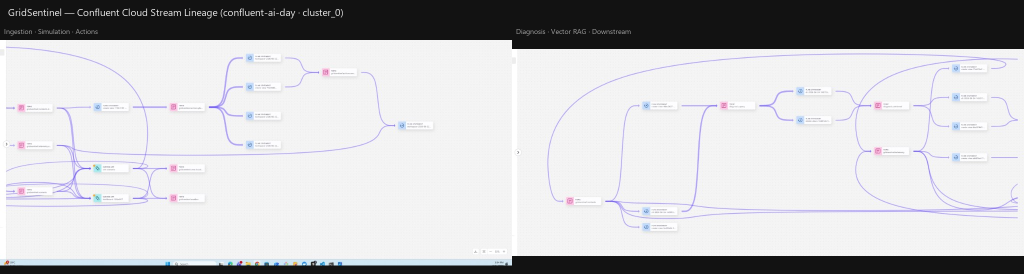
#> input picture docs/gridsentinel-lineage-panorama.png, 2048 x 547 px, given in place of window_images_image-28eb8e13-8d5b-44d9-b427-89a1a1fc98d2.png, which was not available (shown at 1/2 size); the run also reads 1 picture not shown here
$ python _enhance_lineage.py
#> lines starting #> are read from the running program, lines starting #| are printed output that depends on the picture; pictures that were not available may be replaced by others from this repository, and a replacement may not be noted
"""Enhance Confluent lineage screenshots: 2x upscale, sharpen, panorama + legend."""
from __future__ import annotations

from pathlib import Path

from PIL import Image, ImageDraw, ImageEnhance, ImageFilter, ImageFont

ASSETS = Path(
    r"C:\Users\ymittal\.cursor\projects"
    r"\c-Users-ymittal-OneDrive-Burns-McDonnell-Desktop-confluent-metrics\assets"
)
OUT = Path(__file__).resolve().parents[1] / "docs" / "gridsentinel-lineage-enhanced.png"

LEFT = ASSETS / (
    "c__Users_ymittal_AppData_Roaming_Cursor_User_workspaceStorage_empty-window_"
    "images_image-28eb8e13-8d5b-44d9-b427-89a1a1fc98d2.png"
)
RIGHT = ASSETS / (
    "c__Users_ymittal_AppData_Roaming_Cursor_User_workspaceStorage_empty-window_"
    "images_image-5edb4a69-fd01-4c62-a6ef-88f42adf4a61.png"
)

CROP_TOP = 118
SCALE = 2
BG = (14, 14, 16)


def _fonts() -> tuple[ImageFont.FreeTypeFont | ImageFont.ImageFont, ...]:
    try:
        return (
            ImageFont.truetype("segoeui.ttf", 22),
            ImageFont.truetype("segoeui.ttf", 15),
            ImageFont.truetype("segoeui.ttf", 13),
            ImageFont.truetype("segoeuib.ttf", 14),
        )
    except OSError:
        d = ImageFont.load_default()
        return d, d, d, d


def crop_graph(path: Path, bottom_trim: int) -> Image.Image:
#> called with bottom_trim = 6
    im = Image.open(path).convert("RGB")
#> im is the input picture: PIL image 2048x547 RGB; mean R, G, B 194.9, 194.9, 196.6
    w, h = im.size
#> w = 2048; h = 547
    return im.crop((0, CROP_TOP, w, h - bottom_trim))
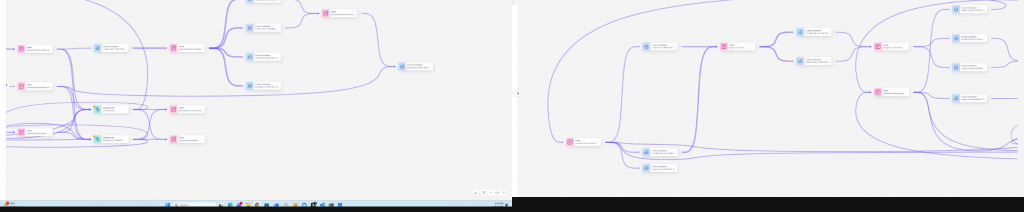
#> returned value: PIL image 2048x423 RGB (shown at 1/2 size); mean R, G, B 230.7, 230.7, 232.8


def enhance_panel(im: Image.Image) -> Image.Image:
    w, h = im.size
#> w = 2048; h = 423
    up = im.resize((w * SCALE, h * SCALE), Image.Resampling.LANCZOS)
    up = ImageEnhance.Contrast(up).enhance(1.12)
    up = ImageEnhance.Sharpness(up).enhance(1.35)
    return up.filter(ImageFilter.UnsharpMask(radius=1.2, percent=130, threshold=2))
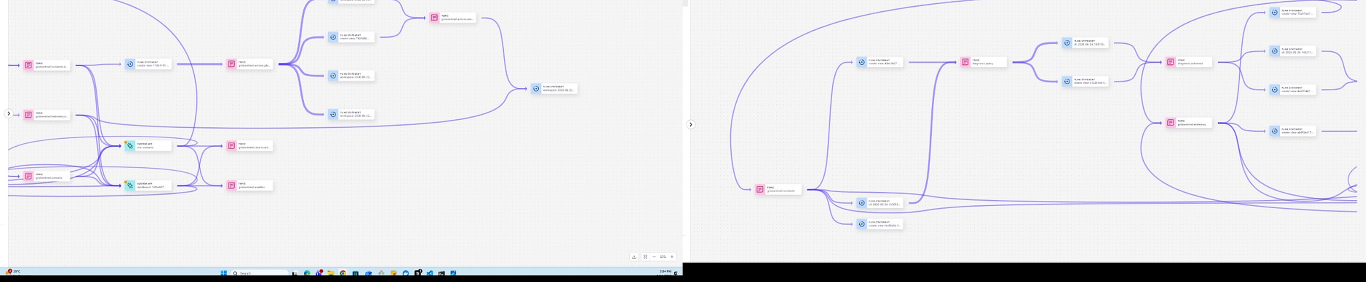
#> returned value: PIL image 4096x846 RGB (shown at 1/3 size); mean R, G, B 230.2, 230.2, 232.4


def draw_legend(draw: ImageDraw.ImageDraw, x: int, y: int, w: int, fonts) -> int:
    _, small, tiny, bold = fonts
    stages = [
        ("① Ingest", "telemetry · scenario · sim-scenario · dashboard"),
        ("② Score & route", "telemetry.enriched · incidents (warning/critical)"),
        ("③ RAG diagnose", "diagnosis_query → Atlas vector search → diagnosis_retrieved → Gemini"),
        ("④ Plan & act", "actions.planned → actions.executed · work_orders → MongoDB"),
        ("⑤ Verify", "incidents.resolved"),
    ]
    col_w = w // len(stages)
    for i, (title, detail) in enumerate(stages):
        cx = x + i * col_w + 10
        draw.text((cx, y), title, fill=(120, 180, 255), font=bold)
        draw.text((cx, y + 20), detail, fill=(190, 190, 190), font=tiny)
    return y + 52


def main() -> None:
    title_font, sub_font, tiny_font, _ = _fonts()

    left = enhance_panel(crop_graph(LEFT, 6))
    right = enhance_panel(crop_graph(RIGHT, 42))
#> call 2 of crop_graph, with bottom_trim = 42
#> in crop_graph (call 2), `return im.crop((0, CROP_TOP, w, h - bottom_trim))`:
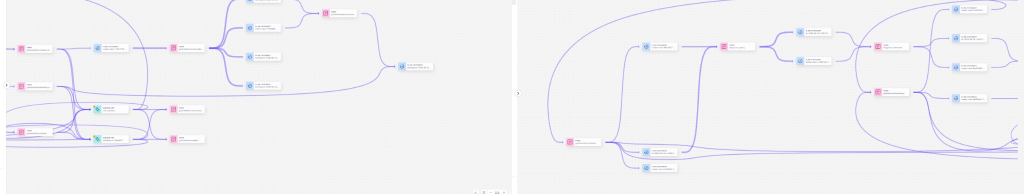
#> returned value: PIL image 2048x387 RGB (shown at 1/2 size); mean R, G, B 241.6, 241.2, 243.3

    panels = [left, right]
    labels = ["Ingestion · Simulation · Actions", "Diagnosis · Vector RAG · Downstream"]

    header_h = 52
    sub_h = 30
    legend_h = 78
    pad = 14
    max_h = max(p.height for p in panels)
#> max_h = 846
    graph_w = sum(p.width for p in panels)
#> graph_w = 8192
    total_w = graph_w + pad * 2
#> total_w = 8220
    total_h = header_h + sub_h + max_h + legend_h + pad * 2
#> total_h = 1034

    canvas = Image.new("RGB", (total_w, total_h), BG)
    draw = ImageDraw.Draw(canvas)

    draw.text(
        (pad, 12),
        "GridSentinel — Confluent Cloud Stream Lineage",
        fill=(245, 245, 245),
        font=title_font,
    )
    draw.text(
        (pad, 34),
        "confluent-ai-day · cluster_0  ·  end-to-end: telemetry → incidents → RAG diagnosis → actions → recovery",
        fill=(140, 140, 145),
        font=tiny_font,
    )

    y_graph = header_h + sub_h
    x = pad
    for panel, label in zip(panels, labels):
        draw.text((x, y_graph - 22), label, fill=(100, 160, 220), font=sub_font)
        y_off = y_graph + (max_h - panel.height) // 2
        canvas.paste(panel, (x, y_off))
        x += panel.width
#> this loop made 2 passes
#> (label, y_off, x) on passes 1 to 2: ('Ingestion · Simulation · Actions', 82, 4110), ('Diagnosis · Vector RAG · Downstream', 118, 8206)
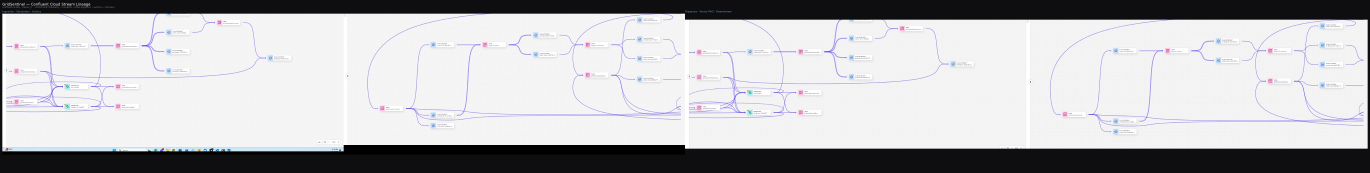
#> canvas: PIL image 8220x1034 RGB (shown at 1/6 size); mean R, G, B 186.9, 186.7, 188.9
#> after the loop, x = 8206

    legend_y = y_graph + max_h + 8
#> legend_y = 936
    draw.line([(pad, legend_y), (total_w - pad, legend_y)], fill=(50, 50, 55), width=1)
    draw_legend(draw, pad, legend_y + 10, total_w - pad * 2, (title_font, sub_font, tiny_font, _))

    # Icon key (from partial screenshots: pink=topic, blue=Flink, green=custom app)
    key_y = total_h - 22
#> key_y = 1012
    draw.text((pad, key_y), "■ topic", fill=(220, 120, 160), font=tiny_font)
    draw.text((pad + 72, key_y), "● Flink statement", fill=(90, 150, 230), font=tiny_font)
    draw.text((pad + 220, key_y), "◆ custom app (sim / dashboard)", fill=(80, 190, 140), font=tiny_font)

    OUT.parent.mkdir(parents=True, exist_ok=True)
    canvas.save(OUT, format="PNG", compress_level=1)
    print(f"Saved {OUT}")
    print(f"Size: {canvas.size[0]}x{canvas.size[1]} px ({SCALE}x graph upscale, lossless PNG)")
#| Size: 8220x1034 px (2x graph upscale, lossless PNG)


if __name__ == "__main__":
    main()
